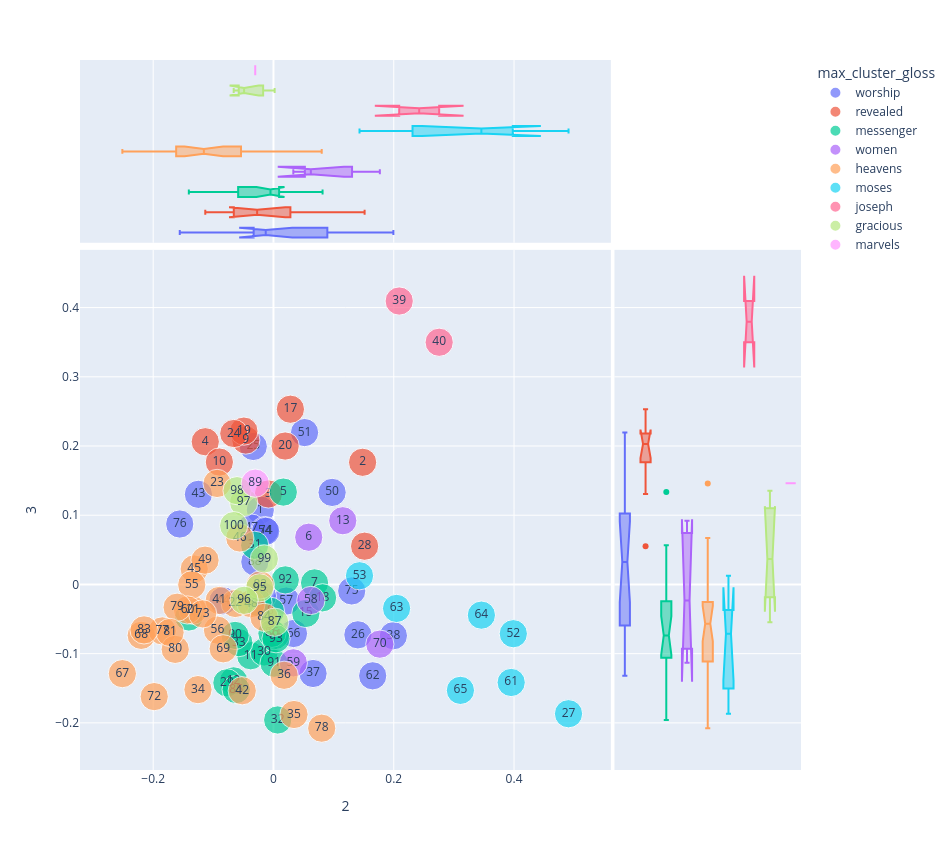
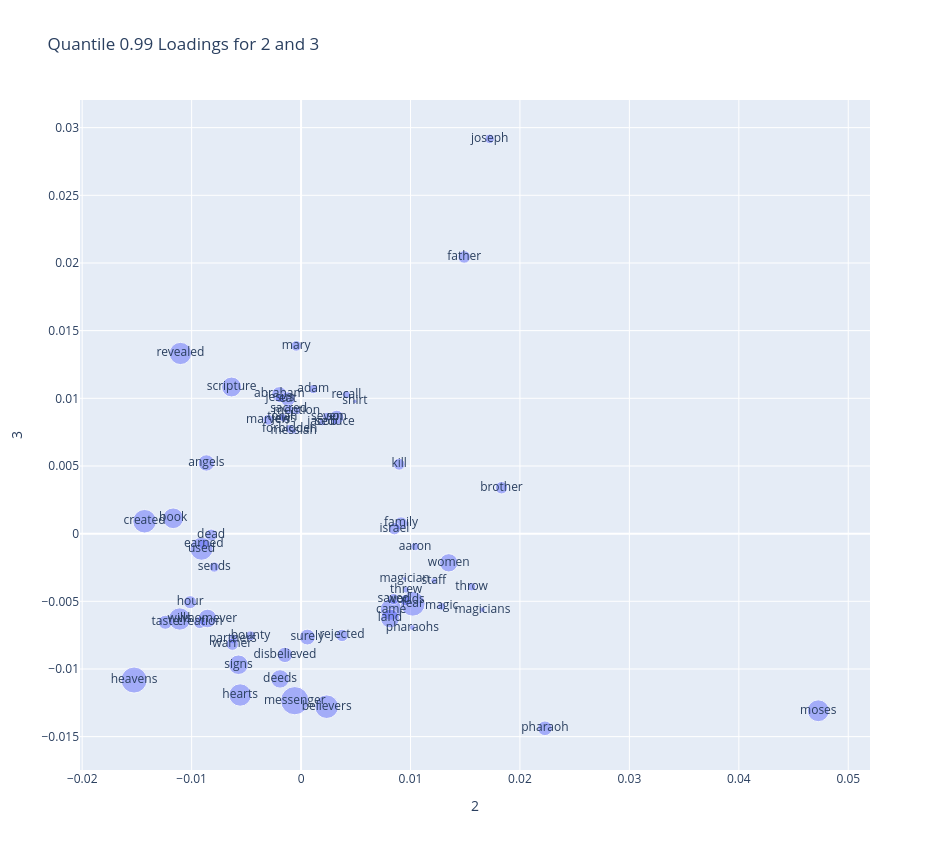

Notebook source saved alongside these figures, in order:
### Code cell
plot_pca(2,3)

### Figure 1 — Plotly figure (JSON) as saved in the notebook; plotly's stock layout.template omitted (floating-point values rounded to 4 significant figures)
{"data": [{"hovertemplate": "max_cluster_gloss=worship<br>2=%{x}<br>3=%{y}<br>size=%{marker.size}<br>chunk_id=%{text}<extra></extra>", "legendgroup": "worship", "marker": {"color": "#636efa", "size": [1, 1, 1, 1, 1, 1, 1, 1, 1, 1, 1, 1, 1, 1, 1, 1, 1, 1, 1], "sizemode": "area", "sizeref": 0.0025, "symbol": "circle"}, "mode": "markers+text", "name": "worship", "orientation": "v", "showlegend": true, "text": [1, 25, 26, 37, 38, 43, 44, 47, 50, 51, 54, 57, 62, 66, 74, 75, 76, 88, 94], "type": "scatter", "x": [-0.02189, -0.0336, 0.1404, 0.06581, 0.1994, -0.1248, -0.08393, -0.03687, 0.09751, 0.05169, -0.01448, 0.02113, 0.165, 0.03329, -0.0129, 0.1301, -0.1558, -0.03099, -0.01843], "xaxis": "x", "y": [0.1075, 0.1993, -0.07279, -0.1287, -0.0741, 0.1302, -0.02366, 0.0815, 0.133, 0.2194, 0.07785, -0.02404, -0.132, -0.07091, 0.07675, -0.009377, 0.0873, 0.03259, -0.01663], "yaxis": "y"}, {"alignmentgroup": "True", "hovertemplate": "max_cluster_gloss=worship<br>2=%{x}<extra></extra>", "legendgroup": "worship", "marker": {"color": "#636efa", "symbol": "circle"}, "name": "worship", "notched": true, "offsetgroup": "worship", "showlegend": false, "type": "box", "x": [-0.02189, -0.0336, 0.1404, 0.06581, 0.1994, -0.1248, -0.08393, -0.03687, 0.09751, 0.05169, -0.01448, 0.02113, 0.165, 0.03329, -0.0129, 0.1301, -0.1558, -0.03099, -0.01843], "xaxis": "x3", "yaxis": "y3"}, {"alignmentgroup": "True", "hovertemplate": "max_cluster_gloss=worship<br>3=%{y}<extra></extra>", "legendgroup": "worship", "marker": {"color": "#636efa", "symbol": "circle"}, "name": "worship", "notched": true, "offsetgroup": "worship", "showlegend": false, "type": "box", "xaxis": "x2", "y": [0.1075, 0.1993, -0.07279, -0.1287, -0.0741, 0.1302, -0.02366, 0.0815, 0.133, 0.2194, 0.07785, -0.02404, -0.132, -0.07091, 0.07675, -0.009377, 0.0873, 0.03259, -0.01663], "yaxis": "y2"}, {"hovertemplate": "max_cluster_gloss=revealed<br>2=%{x}<br>3=%{y}<br>size=%{marker.size}<br>chunk_id=%{text}<extra></extra>", "legendgroup": "revealed", "marker": {"color": "#EF553B", "size": [1, 1, 1, 1, 1, 1, 1, 1, 1, 1], "sizemode": "area", "sizeref": 0.0025, "symbol": "circle"}, "mode": "markers+text", "name": "revealed", "orientation": "v", "showlegend": true, "text": [2, 3, 4, 9, 10, 17, 19, 20, 24, 28], "type": "scatter", "x": [0.1482, -0.008366, -0.1134, -0.046, -0.08997, 0.02814, -0.04918, 0.01941, -0.06597, 0.1515], "xaxis": "x", "y": [0.1765, 0.1307, 0.2061, 0.2086, 0.1768, 0.2532, 0.2215, 0.2, 0.218, 0.05525], "yaxis": "y"}, {"alignmentgroup": "True", "hovertemplate": "max_cluster_gloss=revealed<br>2=%{x}<extra></extra>", "legendgroup": "revealed", "marker": {"color": "#EF553B", "symbol": "circle"}, "name": "revealed", "notched": true, "offsetgroup": "revealed", "showlegend": false, "type": "box", "x": [0.1482, -0.008366, -0.1134, -0.046, -0.08997, 0.02814, -0.04918, 0.01941, -0.06597, 0.1515], "xaxis": "x3", "yaxis": "y3"}, {"alignmentgroup": "True", "hovertemplate": "max_cluster_gloss=revealed<br>3=%{y}<extra></extra>", "legendgroup": "revealed", "marker": {"color": "#EF553B", "symbol": "circle"}, "name": "revealed", "notched": true, "offsetgroup": "revealed", "showlegend": false, "type": "box", "xaxis": "x2", "y": [0.1765, 0.1307, 0.2061, 0.2086, 0.1768, 0.2532, 0.2215, 0.2, 0.218, 0.05525], "yaxis": "y2"}, {"hovertemplate": "max_cluster_gloss=messenger<br>2=%{x}<br>3=%{y}<br>size=%{marker.size}<br>chunk_id=%{text}<extra></extra>", "legendgroup": "messenger", "marker": {"color": "#00cc96", "size": [1, 1, 1, 1, 1, 1, 1, 1, 1, 1, 1, 1, 1, 1, 1, 1, 1, 1, 1, 1, 1], "sizemode": "area", "sizeref": 0.0025, "symbol": "circle"}, "mode": "markers+text", "name": "messenger", "orientation": "v", "showlegend": true, "text": [5, 7, 8, 11, 12, 14, 15, 16, 18, 29, 30, 31, 32, 33, 71, 85, 86, 90, 91, 92, 93], "type": "scatter", "x": [0.01637, 0.0683, -0.004977, -0.0378, -0.06631, -0.02573, 0.05382, -0.1407, 0.08163, -0.07743, -0.01554, -0.03131, 0.00703, -0.05764, 0.002798, -0.06206, -0.002561, -0.06383, 0.0009337, 0.01964, 0.004155], "xaxis": "x", "y": [0.1334, 0.002229, -0.03879, -0.103, -0.1393, -0.02607, -0.04193, -0.04701, -0.01935, -0.1422, -0.09764, 0.05655, -0.1958, -0.08405, -0.07367, -0.1518, -0.07062, -0.07365, -0.1139, 0.006566, -0.07848], "yaxis": "y"}, {"alignmentgroup": "True", "hovertemplate": "max_cluster_gloss=messenger<br>2=%{x}<extra></extra>", "legendgroup": "messenger", "marker": {"color": "#00cc96", "symbol": "circle"}, "name": "messenger", "notched": true, "offsetgroup": "messenger", "showlegend": false, "type": "box", "x": [0.01637, 0.0683, -0.004977, -0.0378, -0.06631, -0.02573, 0.05382, -0.1407, 0.08163, -0.07743, -0.01554, -0.03131, 0.00703, -0.05764, 0.002798, -0.06206, -0.002561, -0.06383, 0.0009337, 0.01964, 0.004155], "xaxis": "x3", "yaxis": "y3"}, {"alignmentgroup": "True", "hovertemplate": "max_cluster_gloss=messenger<br>3=%{y}<extra></extra>", "legendgroup": "messenger", "marker": {"color": "#00cc96", "symbol": "circle"}, "name": "messenger", "notched": true, "offsetgroup": "messenger", "showlegend": false, "type": "box", "xaxis": "x2", "y": [0.1334, 0.002229, -0.03879, -0.103, -0.1393, -0.02607, -0.04193, -0.04701, -0.01935, -0.1422, -0.09764, 0.05655, -0.1958, -0.08405, -0.07367, -0.1518, -0.07062, -0.07365, -0.1139, 0.006566, -0.07848], "yaxis": "y2"}, {"hovertemplate": "max_cluster_gloss=women<br>2=%{x}<br>3=%{y}<br>size=%{marker.size}<br>chunk_id=%{text}<extra></extra>", "legendgroup": "women", "marker": {"color": "#ab63fa", "size": [1, 1, 1, 1, 1], "sizemode": "area", "sizeref": 0.0025, "symbol": "circle"}, "mode": "markers+text", "name": "women", "orientation": "v", "showlegend": true, "text": [6, 13, 58, 59, 70], "type": "scatter", "x": [0.05861, 0.1152, 0.06214, 0.033, 0.1769], "xaxis": "x", "y": [0.06824, 0.09204, -0.02315, -0.1133, -0.08629], "yaxis": "y"}, {"alignmentgroup": "True", "hovertemplate": "max_cluster_gloss=women<br>2=%{x}<extra></extra>", "legendgroup": "women", "marker": {"color": "#ab63fa", "symbol": "circle"}, "name": "women", "notched": true, "offsetgroup": "women", "showlegend": false, "type": "box", "x": [0.05861, 0.1152, 0.06214, 0.033, 0.1769], "xaxis": "x3", "yaxis": "y3"}, {"alignmentgroup": "True", "hovertemplate": "max_cluster_gloss=women<br>3=%{y}<extra></extra>", "legendgroup": "women", "marker": {"color": "#ab63fa", "symbol": "circle"}, "name": "women", "notched": true, "offsetgroup": "women", "showlegend": false, "type": "box", "xaxis": "x2", "y": [0.06824, 0.09204, -0.02315, -0.1133, -0.08629], "yaxis": "y2"}, {"hovertemplate": "max_cluster_gloss=heavens<br>2=%{x}<br>3=%{y}<br>size=%{marker.size}<br>chunk_id=%{text}<extra></extra>", "legendgroup": "heavens", "marker": {"color": "#FFA15A", "size": [1, 1, 1, 1, 1, 1, 1, 1, 1, 1, 1, 1, 1, 1, 1, 1, 1, 1, 1, 1, 1, 1, 1, 1, 1, 1, 1, 1], "sizemode": "area", "sizeref": 0.0025, "symbol": "circle"}, "mode": "markers+text", "name": "heavens", "orientation": "v", "showlegend": true, "text": [21, 22, 23, 34, 35, 36, 41, 42, 45, 46, 48, 49, 55, 56, 60, 67, 68, 69, 72, 73, 77, 78, 79, 80, 81, 82, 83, 84], "type": "scatter", "x": [-0.1336, -0.06355, -0.09375, -0.1256, 0.03411, 0.01769, -0.09025, -0.05196, -0.1318, -0.05603, -0.03728, -0.1138, -0.1359, -0.0931, -0.1429, -0.2513, -0.2199, -0.0836, -0.1983, -0.1177, -0.1849, 0.08023, -0.1602, -0.1634, -0.172, -0.02179, -0.2152, -0.01562], "xaxis": "x", "y": [-0.03721, -0.0275, 0.1459, -0.152, -0.1879, -0.1313, -0.02321, -0.1536, 0.02235, 0.06714, -0.02775, 0.03505, -0.000583, -0.06604, -0.03687, -0.1289, -0.07359, -0.093, -0.162, -0.04255, -0.06716, -0.2077, -0.03293, -0.09383, -0.06938, -0.0007699, -0.06569, -0.04758], "yaxis": "y"}, {"alignmentgroup": "True", "hovertemplate": "max_cluster_gloss=heavens<br>2=%{x}<extra></extra>", "legendgroup": "heavens", "marker": {"color": "#FFA15A", "symbol": "circle"}, "name": "heavens", "notched": true, "offsetgroup": "heavens", "showlegend": false, "type": "box", "x": [-0.1336, -0.06355, -0.09375, -0.1256, 0.03411, 0.01769, -0.09025, -0.05196, -0.1318, -0.05603, -0.03728, -0.1138, -0.1359, -0.0931, -0.1429, -0.2513, -0.2199, -0.0836, -0.1983, -0.1177, -0.1849, 0.08023, -0.1602, -0.1634, -0.172, -0.02179, -0.2152, -0.01562], "xaxis": "x3", "yaxis": "y3"}, {"alignmentgroup": "True", "hovertemplate": "max_cluster_gloss=heavens<br>3=%{y}<extra></extra>", "legendgroup": "heavens", "marker": {"color": "#FFA15A", "symbol": "circle"}, "name": "heavens", "notched": true, "offsetgroup": "heavens", "showlegend": false, "type": "box", "xaxis": "x2", "y": [-0.03721, -0.0275, 0.1459, -0.152, -0.1879, -0.1313, -0.02321, -0.1536, 0.02235, 0.06714, -0.02775, 0.03505, -0.000583, -0.06604, -0.03687, -0.1289, -0.07359, -0.093, -0.162, -0.04255, -0.06716, -0.2077, -0.03293, -0.09383, -0.06938, -0.0007699, -0.06569, -0.04758], "yaxis": "y2"}, {"hovertemplate": "max_cluster_gloss=moses<br>2=%{x}<br>3=%{y}<br>size=%{marker.size}<br>chunk_id=%{text}<extra></extra>", "legendgroup": "moses", "marker": {"color": "#19d3f3", "size": [1, 1, 1, 1, 1, 1, 1], "sizemode": "area", "sizeref": 0.0025, "symbol": "circle"}, "mode": "markers+text", "name": "moses", "orientation": "v", "showlegend": true, "text": [27, 52, 53, 61, 63, 64, 65], "type": "scatter", "x": [0.4906, 0.3988, 0.1431, 0.3953, 0.2047, 0.3457, 0.3108], "xaxis": "x", "y": [-0.1868, -0.07118, 0.01253, -0.1416, -0.03465, -0.04436, -0.153], "yaxis": "y"}, {"alignmentgroup": "True", "hovertemplate": "max_cluster_gloss=moses<br>2=%{x}<extra></extra>", "legendgroup": "moses", "marker": {"color": "#19d3f3", "symbol": "circle"}, "name": "moses", "notched": true, "offsetgroup": "moses", "showlegend": false, "type": "box", "x": [0.4906, 0.3988, 0.1431, 0.3953, 0.2047, 0.3457, 0.3108], "xaxis": "x3", "yaxis": "y3"}, {"alignmentgroup": "True", "hovertemplate": "max_cluster_gloss=moses<br>3=%{y}<extra></extra>", "legendgroup": "moses", "marker": {"color": "#19d3f3", "symbol": "circle"}, "name": "moses", "notched": true, "offsetgroup": "moses", "showlegend": false, "type": "box", "xaxis": "x2", "y": [-0.1868, -0.07118, 0.01253, -0.1416, -0.03465, -0.04436, -0.153], "yaxis": "y2"}, {"hovertemplate": "max_cluster_gloss=joseph<br>2=%{x}<br>3=%{y}<br>size=%{marker.size}<br>chunk_id=%{text}<extra></extra>", "legendgroup": "joseph", "marker": {"color": "#FF6692", "size": [1, 1], "sizemode": "area", "sizeref": 0.0025, "symbol": "circle"}, "mode": "markers+text", "name": "joseph", "orientation": "v", "showlegend": true, "text": [39, 40], "type": "scatter", "x": [0.2091, 0.2755], "xaxis": "x", "y": [0.4095, 0.3499], "yaxis": "y"}, {"alignmentgroup": "True", "hovertemplate": "max_cluster_gloss=joseph<br>2=%{x}<extra></extra>", "legendgroup": "joseph", "marker": {"color": "#FF6692", "symbol": "circle"}, "name": "joseph", "notched": true, "offsetgroup": "joseph", "showlegend": false, "type": "box", "x": [0.2091, 0.2755], "xaxis": "x3", "yaxis": "y3"}, {"alignmentgroup": "True", "hovertemplate": "max_cluster_gloss=joseph<br>3=%{y}<extra></extra>", "legendgroup": "joseph", "marker": {"color": "#FF6692", "symbol": "circle"}, "name": "joseph", "notched": true, "offsetgroup": "joseph", "showlegend": false, "type": "box", "xaxis": "x2", "y": [0.4095, 0.3499], "yaxis": "y2"}, {"hovertemplate": "max_cluster_gloss=gracious<br>2=%{x}<br>3=%{y}<br>size=%{marker.size}<br>chunk_id=%{text}<extra></extra>", "legendgroup": "gracious", "marker": {"color": "#B6E880", "size": [1, 1, 1, 1, 1, 1, 1], "sizemode": "area", "sizeref": 0.0025, "symbol": "circle"}, "mode": "markers+text", "name": "gracious", "orientation": "v", "showlegend": true, "text": [87, 95, 96, 97, 98, 99, 100], "type": "scatter", "x": [0.00196, -0.02301, -0.04882, -0.0496, -0.06053, -0.01523, -0.06618], "xaxis": "x", "y": [-0.05454, -0.004936, -0.02293, 0.1184, 0.1354, 0.03684, 0.08495], "yaxis": "y"}, {"alignmentgroup": "True", "hovertemplate": "max_cluster_gloss=gracious<br>2=%{x}<extra></extra>", "legendgroup": "gracious", "marker": {"color": "#B6E880", "symbol": "circle"}, "name": "gracious", "notched": true, "offsetgroup": "gracious", "showlegend": false, "type": "box", "x": [0.00196, -0.02301, -0.04882, -0.0496, -0.06053, -0.01523, -0.06618], "xaxis": "x3", "yaxis": "y3"}, {"alignmentgroup": "True", "hovertemplate": "max_cluster_gloss=gracious<br>3=%{y}<extra></extra>", "legendgroup": "gracious", "marker": {"color": "#B6E880", "symbol": "circle"}, "name": "gracious", "notched": true, "offsetgroup": "gracious", "showlegend": false, "type": "box", "xaxis": "x2", "y": [-0.05454, -0.004936, -0.02293, 0.1184, 0.1354, 0.03684, 0.08495], "yaxis": "y2"}, {"hovertemplate": "max_cluster_gloss=marvels<br>2=%{x}<br>3=%{y}<br>size=%{marker.size}<br>chunk_id=%{text}<extra></extra>", "legendgroup": "marvels", "marker": {"color": "#FF97FF", "size": [1], "sizemode": "area", "sizeref": 0.0025, "symbol": "circle"}, "mode": "markers+text", "name": "marvels", "orientation": "v", "showlegend": true, "text": [89], "type": "scatter", "x": [-0.03033], "xaxis": "x", "y": [0.1463], "yaxis": "y"}, {"alignmentgroup": "True", "hovertemplate": "max_cluster_gloss=marvels<br>2=%{x}<extra></extra>", "legendgroup": "marvels", "marker": {"color": "#FF97FF", "symbol": "circle"}, "name": "marvels", "notched": true, "offsetgroup": "marvels", "showlegend": false, "type": "box", "x": [-0.03033], "xaxis": "x3", "yaxis": "y3"}, {"alignmentgroup": "True", "hovertemplate": "max_cluster_gloss=marvels<br>3=%{y}<extra></extra>", "legendgroup": "marvels", "marker": {"color": "#FF97FF", "symbol": "circle"}, "name": "marvels", "notched": true, "offsetgroup": "marvels", "showlegend": false, "type": "box", "xaxis": "x2", "y": [0.1463], "yaxis": "y2"}], "layout": {"height": 850, "legend": {"itemsizing": "constant", "title": {"text": "max_cluster_gloss"}, "tracegroupgap": 0}, "margin": {"t": 60}, "width": 950, "xaxis": {"anchor": "y", "autorange": true, "domain": [0, 0.7363], "range": [-0.3225, 0.5618], "title": {"text": "2"}, "type": "linear"}, "xaxis2": {"anchor": "y2", "autorange": true, "domain": [0.7413, 1], "matches": "x2", "range": [-0.5, 8.5], "showgrid": false, "showline": false, "showticklabels": false, "ticks": "", "type": "category"}, "xaxis3": {"anchor": "y3", "autorange": true, "domain": [0, 0.7363], "matches": "x", "range": [-0.3225, 0.5618], "showgrid": true, "showticklabels": false, "type": "linear"}, "xaxis4": {"anchor": "y4", "domain": [0.7413, 1], "matches": "x2", "showgrid": false, "showline": false, "showticklabels": false, "ticks": ""}, "yaxis": {"anchor": "x", "autorange": true, "domain": [0, 0.7326], "range": [-0.2681, 0.4834], "title": {"text": "3"}, "type": "linear"}, "yaxis2": {"anchor": "x2", "autorange": true, "domain": [0, 0.7326], "matches": "y", "range": [-0.2681, 0.4834], "showgrid": true, "showticklabels": false, "type": "linear"}, "yaxis3": {"anchor": "x3", "autorange": true, "domain": [0.7426, 1], "matches": "y3", "range": [-0.5, 8.5], "showgrid": false, "showline": false, "showticklabels": false, "ticks": "", "type": "category"}, "yaxis4": {"anchor": "x4", "domain": [0.7426, 1], "matches": "y3", "showgrid": true, "showline": false, "showticklabels": false, "ticks": ""}}}

### Figure 2 — Plotly figure (JSON) as saved in the notebook; plotly's stock layout.template omitted (floating-point values rounded to 4 significant figures)
{"data": [{"hovertemplate": "2=%{x}<br>3=%{y}<br>n=%{marker.size}<br>text=%{text}<extra></extra>", "legendgroup": "", "marker": {"color": "#636efa", "opacity": 0.5, "size": [20, 76, 121, 44, 133, 157, 43, 43, 31, 49, 45, 173, 192, 48, 43, 26, 40, 101, 18, 6, 9, 135, 61, 10, 140, 35, 30, 11, 56, 13, 20, 149, 98, 141, 95, 38, 67, 24, 157, 28, 96, 67, 61, 23, 142, 14, 25, 16, 33, 32, 19, 226, 9, 29, 20, 44, 28, 112, 10, 24, 6, 108, 59, 71, 18, 43], "sizemode": "area", "sizeref": 0.565, "symbol": "circle"}, "mode": "markers+text", "name": "", "orientation": "v", "showlegend": false, "text": ["aaron", "angels", "book", "brother", "came", "created", "creation", "dead", "earned", "family", "father", "fear", "heavens", "hour", "israel", "joseph", "kill", "land", "magic", "magician", "magicians", "moses", "pharaoh", "pharaohs", "revealed", "saved", "sends", "staff", "taste", "threw", "throw", "used", "whomever", "wills", "women", "worlds", "abraham", "adam", "believers", "bounty", "deeds", "disbelieved", "eat", "forbidden", "hearts", "jacob", "jesus", "jews", "marvels", "mary", "mention", "messenger", "messiah", "partners", "recall", "rejected", "sacred", "scripture", "seduce", "seven", "shirt", "signs", "son", "surely", "torah", "warner"], "type": "scatter", "x": [0.01042, -0.008652, -0.01169, 0.01832, 0.008225, -0.0143, -0.009254, -0.008217, -0.008891, 0.009132, 0.0149, 0.0102, -0.01526, -0.01014, 0.008527, 0.01723, 0.008958, 0.008129, 0.01284, 0.009458, 0.01657, 0.04726, 0.02228, 0.01017, -0.01102, 0.008466, -0.007929, 0.01213, -0.0124, 0.009598, 0.01558, -0.009096, -0.008548, -0.01109, 0.01349, 0.00959, -0.001989, 0.001116, 0.002338, -0.004623, -0.001923, -0.001475, -0.001209, -0.00104, -0.005566, 0.001941, -0.001941, -0.001565, -0.003, -0.000444, -0.0004066, -0.0005782, -0.0006776, -0.006232, 0.004138, 0.003746, -0.001142, -0.006351, 0.003106, 0.002385, 0.004924, -0.005723, 0.003253, 0.0005753, -0.001722, -0.006283], "xaxis": "x", "y": [-0.0009555, 0.005222, 0.001133, 0.003392, -0.005605, 0.0009158, -0.006561, -0.0001164, -0.0007899, 0.000755, 0.02045, -0.005183, -0.01082, -0.005064, 0.0003643, 0.02917, 0.005128, -0.00627, -0.005375, -0.003335, -0.005617, -0.01309, -0.01438, -0.006938, 0.01331, -0.00483, -0.002468, -0.003477, -0.006549, -0.004155, -0.003924, -0.001119, -0.006271, -0.006308, -0.002156, -0.004914, 0.01029, 0.01068, -0.01279, -0.007552, -0.01074, -0.008961, 0.009943, 0.007739, -0.01192, 0.00822, 0.01002, 0.008501, 0.008407, 0.01387, 0.009086, -0.01234, 0.007557, -0.007776, 0.01027, -0.007522, 0.009175, 0.01083, 0.008242, 0.008634, 0.009772, -0.009688, 0.008584, -0.007642, 0.0086, -0.008172], "yaxis": "y"}], "layout": {"height": 850, "legend": {"itemsizing": "constant", "tracegroupgap": 0}, "title": {"text": "Quantile 0.99 Loadings for 2 and 3"}, "width": 950, "xaxis": {"anchor": "y", "autorange": true, "domain": [0, 1], "range": [-0.02021, 0.05199], "title": {"text": "2"}, "type": "linear"}, "yaxis": {"anchor": "x", "autorange": true, "domain": [0, 1], "range": [-0.01747, 0.03204], "title": {"text": "3"}, "type": "linear"}}}
